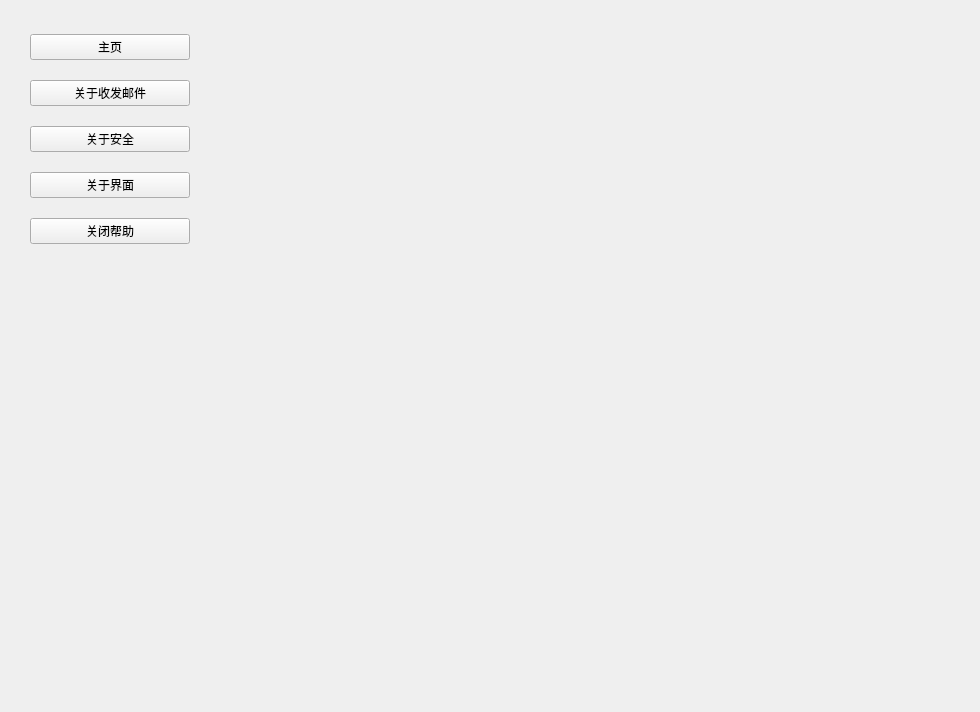
<?xml version="1.0" encoding="UTF-8"?>
<ui version="4.0">
 <class>Help</class>
 <widget class="QWidget" name="Help">
  <property name="geometry">
   <rect>
    <x>0</x>
    <y>0</y>
    <width>980</width>
    <height>712</height>
   </rect>
  </property>
  <property name="windowTitle">
   <string>Form</string>
  </property>
  <widget class="QWidget" name="verticalLayoutWidget">
   <property name="geometry">
    <rect>
     <x>30</x>
     <y>20</y>
     <width>160</width>
     <height>241</height>
    </rect>
   </property>
   <layout class="QVBoxLayout" name="verticalLayout">
    <item>
     <widget class="QPushButton" name="main_btn">
      <property name="text">
       <string>主页</string>
      </property>
     </widget>
    </item>
    <item>
     <widget class="QPushButton" name="mail_btn">
      <property name="text">
       <string>关于收发邮件</string>
      </property>
     </widget>
    </item>
    <item>
     <widget class="QPushButton" name="safe_btn">
      <property name="text">
       <string>关于安全</string>
      </property>
     </widget>
    </item>
    <item>
     <widget class="QPushButton" name="design_btn">
      <property name="text">
       <string>关于界面</string>
      </property>
     </widget>
    </item>
    <item>
     <widget class="QPushButton" name="pushButton">
      <property name="text">
       <string>关闭帮助</string>
      </property>
     </widget>
    </item>
   </layout>
  </widget>
  <widget class="QStackedWidget" name="stackedWidget">
   <property name="geometry">
    <rect>
     <x>230</x>
     <y>20</y>
     <width>701</width>
     <height>611</height>
    </rect>
   </property>
   <property name="currentIndex">
    <number>1</number>
   </property>
   <widget class="QWidget" name="page"/>
   <widget class="QWidget" name="page_2"/>
  </widget>
 </widget>
 <resources/>
 <connections>
  <connection>
   <sender>pushButton</sender>
   <signal>clicked()</signal>
   <receiver>Help</receiver>
   <slot>close()</slot>
   <hints>
    <hint type="sourcelabel">
     <x>109</x>
     <y>229</y>
    </hint>
    <hint type="destinationlabel">
     <x>489</x>
     <y>355</y>
    </hint>
   </hints>
  </connection>
 </connections>
</ui>
